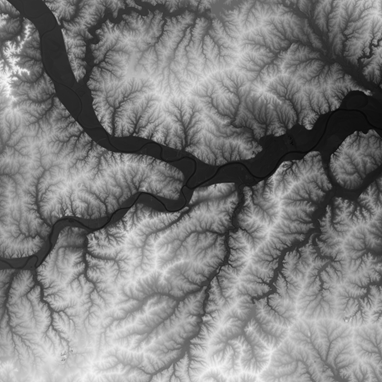
#> input picture maps/map-new1-real.bmp, 382 x 382 px
$ python path_planning.py
#> lines starting #> are read from the running program, lines starting #| are printed output that depends on the picture; after the words box and inside, x2 and y2 are one past the last pixel; in counts of white or black regions, pixels touching at a corner belong together
### a_star.py
#!/usr/bin/env python

import numpy as np
import time
import networkx as nx


def a_star(start, end, img, slope):
    # f(x) = g(x) + h(x)

    path = []
    neighbours = [(1, 0), (0, 1), (-1, 0), (0, -1), (1, -1), (-1, 1), (1, 1), (-1, -1)]

    closed_set = []
    open_set = {}
    g_score = {}
    f_score = {}
    came_from = {}

    # fill open set with begin values
    g_score[start] = 0
    f_score[start] = np.sqrt((start[0] - end[0]) ** 2 + (start[1] - end[1]) ** 2)
    open_set[start] = start

    while len(open_set) > 0:
        current_point = None
        current_F = None

        for point in open_set.keys():
            if (current_point is None) or (f_score[point] < current_F):
                current_F = f_score[point]
                current_point = point

        if current_point == end:
            path.append(current_point)
            while current_point in came_from.keys():
                current_point = came_from[current_point]
                path.append(current_point)

            path.reverse()

            return path

        open_set.pop(current_point)
        closed_set.append(current_point)

        for neigh in neighbours:
            current_neigh = (current_point[0] + neigh[0], current_point[1] + neigh[1])

            if current_neigh in closed_set:
                continue

            if current_neigh not in open_set.keys():
                if (
                    (current_neigh[0] >= 0)
                    and (current_neigh[0] < img.shape[0])
                    and (current_neigh[1] >= 0)
                    and (current_neigh[1] < img.shape[1])
                ):
                    #                   y                       x
                    current_neigh_value = img[current_neigh[1]][current_neigh[0]]
                    current_point_value = img[current_point[1]][current_point[0]]

                    # change type (because absolute works wrong, must be signed int)
                    current_neigh_value = current_neigh_value.astype(int)
                    current_point_value = current_point_value.astype(int)

                    # difference beetwen two neighboring pixels
                    neigh_score = (
                        abs(current_neigh_value - current_point_value)
                        + 1
                        + g_score[current_point]
                    )

                    open_set[current_neigh] = current_point

                    came_from[current_neigh] = current_point
                    g_score[current_neigh] = neigh_score
                    h = np.sqrt(
                        (current_neigh[0] - end[0]) ** 2
                        + (current_neigh[1] - end[1]) ** 2
                    )

                    f_score[current_neigh] = g_score[current_neigh] + h

            elif neigh_score >= g_score[current_neigh]:
                continue


# [42 lines left out: functions add_edge_if_not_exists, a_star_2, not called in this run]

### path_planning.py
#!/usr/bin/env python

import numpy as np
import cv2
import os
import matplotlib.pyplot as plt
from mpl_toolkits.mplot3d import Axes3D

from a_star import a_star, a_star_2

from d_star_lite_algorithm import d_star_lite


def plot_2d_path(path, img2, save_path=None):
    print("Ilosc pikseli w sciezce: ", len(path))

    if path == None:
        print("Path no exist")
        return 0
    for point in path:
        img2[point[1]][point[0]] = (0, 255, 0)

    cv2.circle(img2, path[0], 2, (255, 0, 0), -1)
    cv2.circle(img2, path[-1], 2, (0, 255, 255), -1)

    cv2.imshow("img2", img2)
    cv2.waitKey()

    if save_path:
        img_to_save = cv2.resize(img2, (600, 600), interpolation=cv2.INTER_NEAREST)
        cv2.imwrite(save_path+'_Astar.jpg', img_to_save, [cv2.IMWRITE_PNG_COMPRESSION, 0])

def surface_3d_plot(path, img):
    print("surface_3d_plot")
    xx, yy = np.mgrid[0 : img.shape[0], 0 : img.shape[1]]

    X = [a_tuple[1] for a_tuple in path]
    Y = [a_tuple[0] for a_tuple in path]
    Z = []
    for point in path:
        Z.append(img[point[1]][point[0]])

    # create the figure
    fig = plt.figure(figsize=(8, 6), dpi=150)
    ax = fig.add_subplot(111, projection='3d')
    ax.plot(X, Y, Z, c="r", marker=".", alpha=1)
    ax.plot_surface(xx, yy, img, rstride=1, cstride=1, cmap="gray", edgecolor="none")


    ax.view_init(azim=30, elev=60)

    plt.figure()
    plt.plot(Z)
    plt.title("Height")

    # show it
    plt.show()


if __name__ == "__main__":
    print("path_planning")

    dirname = os.path.dirname(__file__)
    filename = "map-new1-real.bmp"
    path_to_img = os.path.join(dirname, "./maps/" + filename)

    # read image
    shape_resize = 64
    img = cv2.imread(path_to_img, 1)
#> img is the input picture: shape (382, 382, 3); min 6, max 251, mean 126.9
    img2 = img.copy()
    img = cv2.resize(img, (shape_resize, shape_resize), interpolation=cv2.INTER_AREA)
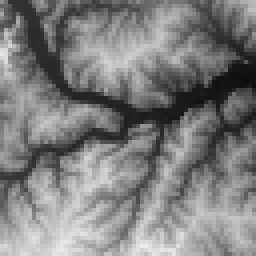
#> img: shape (64, 64, 3) (shown 4 times larger); min 15, max 238, mean 126.9
    img2 = cv2.resize(img2, (shape_resize, shape_resize), interpolation=cv2.INTER_AREA)

    img = cv2.cvtColor(img, cv2.COLOR_BGR2GRAY)
#> img: shape (64, 64)


    start_point = (5, 5)  # (x, y)
    end_point = (60, 60)

    slope = 0
    # A star
    path_to_save = os.path.join(dirname, "./imgs/" + filename)
    path_from_start_to_end = a_star(start_point, end_point, img, slope)
#> after the loop in a_star, `while len(open_set) > 0:`: came_from = 4088 items; closed_set = 4062 pairs, first value 0 to 63, second value 0 to 63; f_score = 4089 items; open_set = 27 items; path = 93 pairs, first value 5 to 60, second value 5 to 60
#> path_from_start_to_end has the same summary as path in a_star
    plot_2d_path(path=path_from_start_to_end, img2=img2, save_path=path_to_save)
#| Ilosc pikseli w sciezce:  93
#> the loop in plot_2d_path, `for point in path:` made 93 passes
#> point on passes 1 to 12: (5, 5), (6, 6), (7, 7), (8, 8), (9, 9), (10, 10), (11, 11), (11, 12), (11, 13), (12, 14), (13, 14), (14, 15)
#> after the loop in plot_2d_path, `for point in path:`:
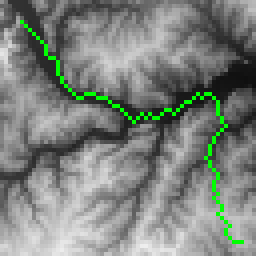
#> img2: shape (64, 64, 3) (shown 4 times larger); 2.27% of pixels changed, all inside (x1, y1, x2, y2) = (5, 5, 61, 61)
#> in plot_2d_path, `cv2.circle(img2, path[0], 2, (255, 0, 0), -1)`:
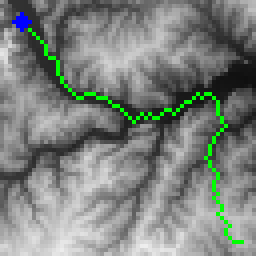
#> img2: shape (64, 64, 3) (shown 4 times larger); 0.32% of pixels changed, all inside (x1, y1, x2, y2) = (3, 3, 8, 8)
#> in plot_2d_path, `cv2.circle(img2, path[-1], 2, (0, 255, 255), -1)`:
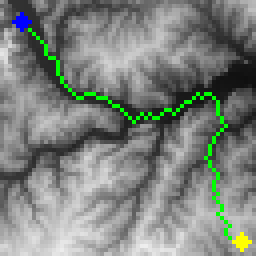
#> img2: shape (64, 64, 3) (shown 4 times larger); 0.32% of pixels changed, all inside (x1, y1, x2, y2) = (58, 58, 63, 63)
#> in plot_2d_path, `img_to_save = cv2.resize(img2, (600, 600), interpolation=cv2.INTER_NEA..`:
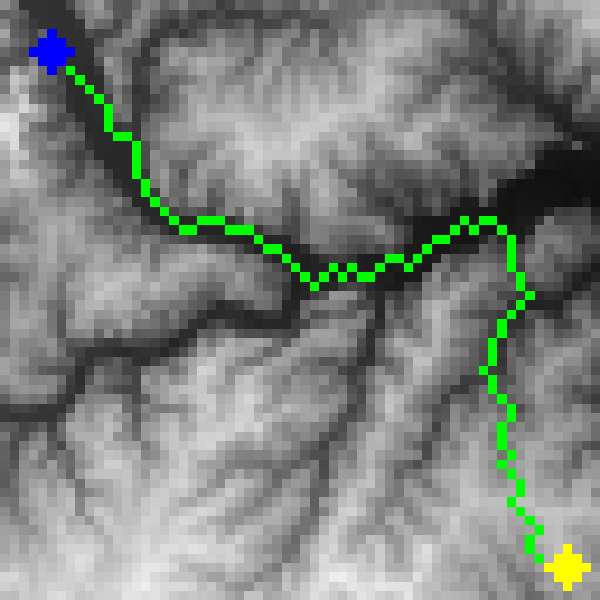
#> img_to_save: shape (600, 600, 3); mean B, G, R 125.6, 131, 125.5
    # [11 lines of commented-out code are left out]

    print("done")

$ run again, with maps/map-new6-real.bmp copied over maps/map-new1-real.bmp
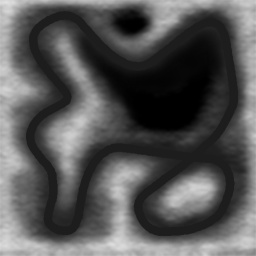
#> input picture maps/map-new6-real.bmp, 256 x 256 px
#> img is the input picture: shape (256, 256, 3); min 0, max 226, mean 86.2
#> after the loop in a_star, `while len(open_set) > 0:`: came_from = 4016 items; closed_set = 3892 pairs, first value 0 to 63, second value 0 to 63; f_score = 4017 items; open_set = 125 items; path = 107 pairs, first value 5 to 60, second value 2 to 60
#> path_from_start_to_end has the same summary as path in a_star
#| Ilosc pikseli w sciezce:  107
#> the loop in plot_2d_path, `for point in path:` made 107 passes
#> point on passes 1 to 8: (5, 5), (5, 4), (6, 3), (7, 2), (8, 2), (9, 2), (10, 2), (11, 2)
#> after the loop in plot_2d_path, `for point in path:`:
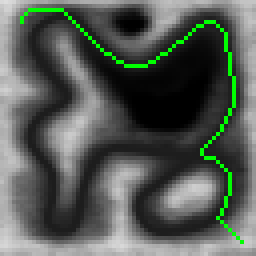
#> img2: shape (64, 64, 3) (shown 4 times larger); mean B, G, R 85.2, 91.8, 85.2
#> in plot_2d_path, `img_to_save = cv2.resize(img2, (600, 600), interpolation=cv2.INTER_NEA..`:
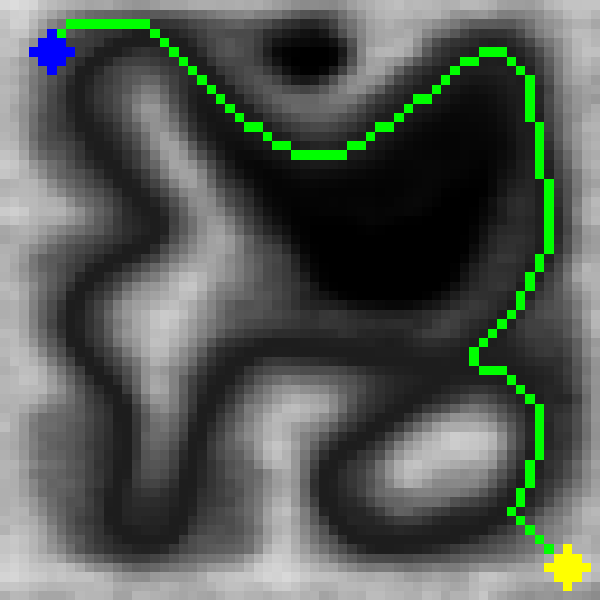
#> img_to_save: shape (600, 600, 3); mean B, G, R 85.2, 91.7, 85.2
